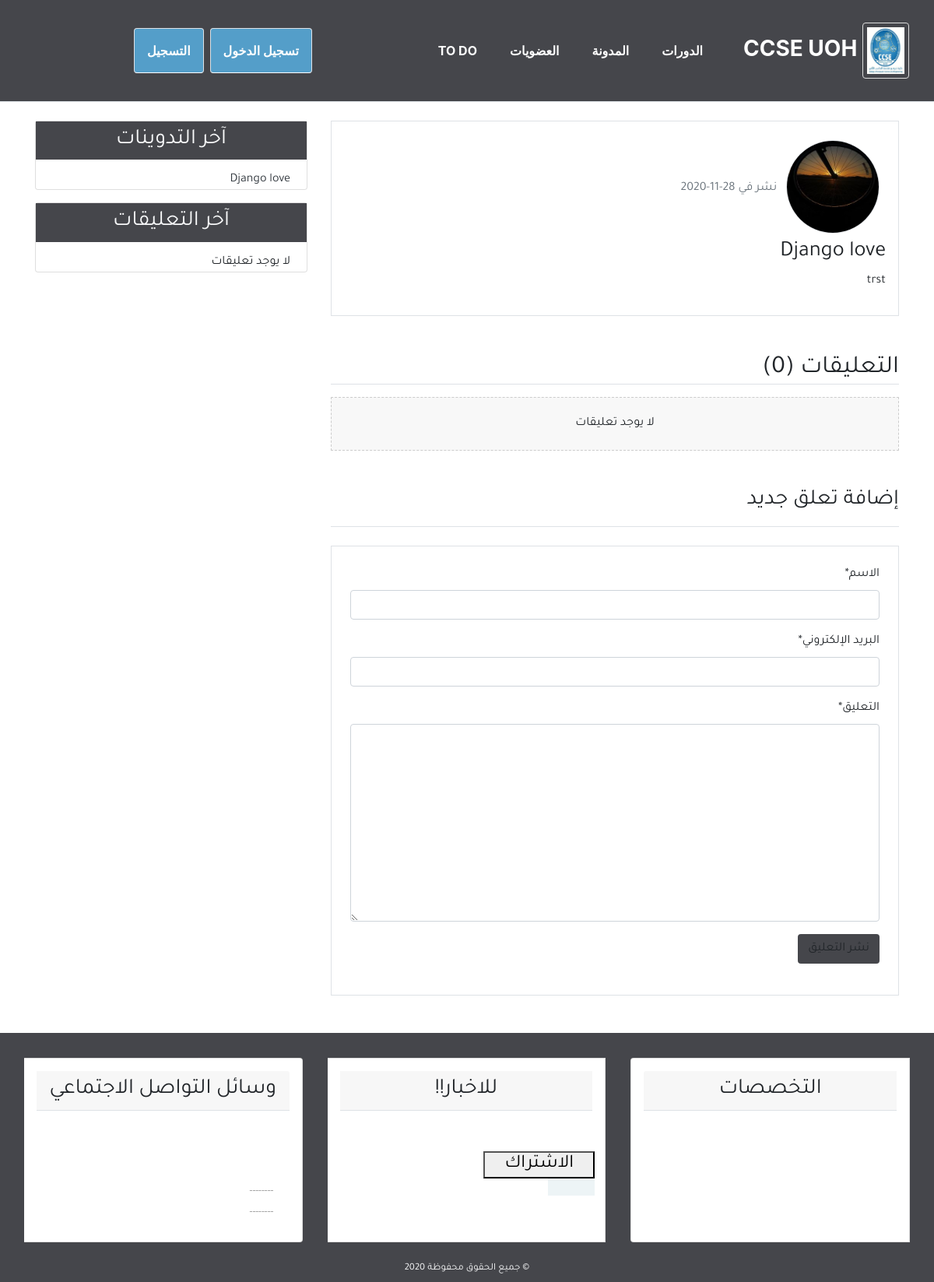
Page /detail/1/ on the earlier database version.
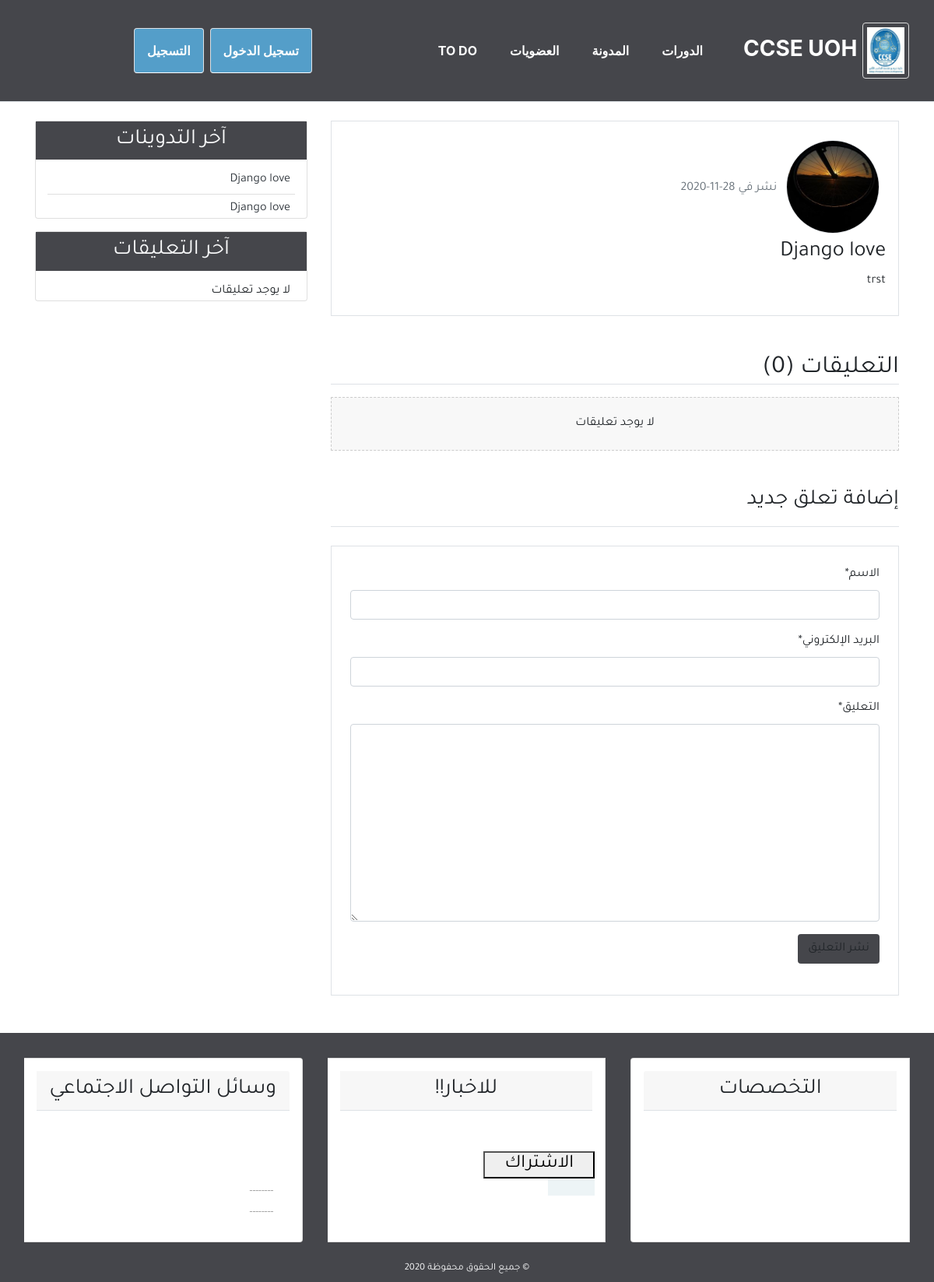
Same page on the later database version.
### blog/models.py (models this page shows, shortened)
class Post(models.Model):
    title = models.CharField(max_length=100)
    content = models.TextField()
    post_date = models.DateTimeField(default=timezone.now)
    post_update = models.DateTimeField(auto_now=True)
    author = models.ForeignKey(User, on_delete=models.CASCADE)
    def __str__(self):
        return self.title
    class Meta:
        ordering = ('-post_date', )

### user/models.py (models this page shows, shortened)
class Profile(models.Model):
    image = models.ImageField(default='default.jpg', upload_to='profile_pics')
    user = models.OneToOneField(User, on_delete=models.CASCADE)

### blog/views.py (the view)
# urls.py: path('detail/<int:post_id>/', views.post_detail, name='detail'),
def post_detail(request, post_id):
    post = get_object_or_404(Post, pk=post_id)
    comments = post.comments.filter(active=True)
    if request.method == 'POST':
        comment_form = NewComment(data=request.POST)
        if comment_form.is_valid():
            new_comment = comment_form.save(commit=False)
            new_comment.post = post
            new_comment.save()
            comment_form = NewComment()
    else:
        comment_form = NewComment()
    context = {
        'title': post,
        'post': post,
        'comments': comments,
        'comment_form': comment_form,
    }
    return render(request, 'blog/detail.html', context)

### blog/forms.py
class NewComment(forms.ModelForm):
    class Meta:
        model = Comment
        fields = ('name', 'email', 'body')

### blog/templatetags/post_tag.py (called while the page is built)
@register.inclusion_tag('blog/latest_posts.html')
def latest_posts():
    context = {
        'l_posts': Post.objects.all()[0:5],
    }
    return context

@register.inclusion_tag('blog/latest_comments.html')
def latest_comments():
    context = {
        'l_comments': Comment.objects.filter(active=True)[:5],
    }
    return context

### blog/templates/blog/detail.html (shortened to what this page needs)
{% extends 'blog/base.html' %}
{% block content %}
{% load crispy_forms_tags %}
<div class="border p-3 mb-3">
    <img class="img-fluid rounded-circle border m-2"style="width: 120px; height:120px;"
        src="{{post.author.profile.image.url}}" alt="صورة الناشر">
    <span class="text-secondary">نشر في {{post.post_date|date:'d-m-Y'}}</span>
    <h3>{{post.title}}</h3>
    <p>{{post.content}}</p>
</div>
<h2 class="border-bottom mt-5 mb-3">التعليقات ({{comments.count}})</h2>
{% for comment in comments %}
<ul class="p-3 comment">
    <h6 class="border-bottom p-2">( {{comment.name}} ) <span
            class="text-secondary">{{comment.comment_date|date:'d-m-Y'}}</span></h6>
    {{comment.body}}
</ul>
{% empty %}
<h6 class="text-center p-4 mb-3 comment">لا يوجد تعليقات</h6>
{% endfor %}
<h3 class="border-bottom pb-3 mb-3 mt-5">إضافة تعلق جديد</h3>
<div class="border p-4 mb-5 mt-4">
    <form method="POST">
        {{comment_form|crispy}}
        <input  class="btn bg-secondary" type="submit" value="نشر التعليق">
    </form>
</div>
{% endblock content %}

### blog/templates/blog/latest_posts.html
<ul class="list-group-flush latest-post">
    {% for post in l_posts %}
    <li class="list-group-item latest-post-item">
        <a class="text-dark" href="{% url 'detail' post.id %}">{{post.title}}</a>
    </li>
    {% empty %}
    <li class="list-group-item latest-post-item">لا يوجد تدوينات</li>
    {% endfor %}
</ul>

Differences in the rows shown:
added Post: title "Django love"
